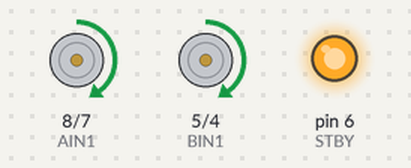
Simulated run of this sketch. Board: Arduino Uno, built with avr-gcc and run on an emulated ATmega328P. On the bench: motor-driver pin pairs drawn as motors (green arrow = first pin HIGH = forward, orange = second pin HIGH = backward, longer = more drive, scaled by the enable pin, stopped while the standby pin is LOW), output pins drawn as LEDs (lit = HIGH). What the sketch prints to the serial monitor is not drawn.

Above: at 3.0 s.
At 5.0 s:
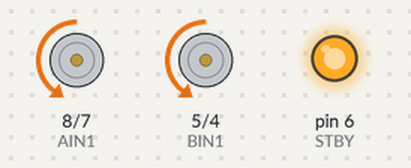
At 7.0 s:
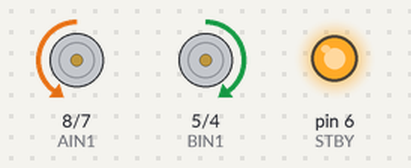
At 12.5 s:
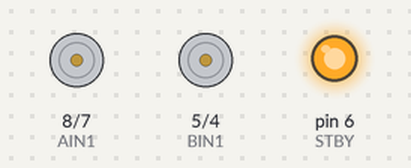
Timing chart, 0 to 18.9 s (numbered marks = the images above):
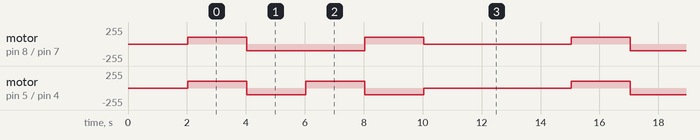

Measured:
- by itself, motor on pin 8 (AIN1) / pin 7 (AIN2): repeats every 13.0 s: backward 100/255 4.0 s, forward 100/255 2.0 s, stopped 5.0 s, forward 100/255 2.0 s
- by itself, motor on pin 5 (BIN1) / pin 4 (BIN2): repeats every 13.0 s: backward 100/255 2.0 s, forward 100/255 2.0 s, backward 100/255 2.0 s, stopped 5.0 s, forward 100/255 2.0 s

The sketch:

motor_test.ino
```cpp
// ===================================================
//  MOTOR FUNCTION TESTER for TB6612FNG
// ===================================================


const uint8_t PWMA = 9;    // Left motor speed (PWM)
const uint8_t AIN1 = 8;
const uint8_t AIN2 = 7;


const uint8_t PWMB = 3;    // Right motor speed (PWM)
const uint8_t BIN1 = 5;
const uint8_t BIN2 = 4;


const uint8_t STBY = 6;    // Standby pin (must be HIGH)


// ---------------- Motor Helper ----------------
inline uint8_t clampPWM(int v){ return (uint8_t)constrain(v,0,255); }


void leftMotorForward(uint8_t pwm){ digitalWrite(AIN1, HIGH); digitalWrite(AIN2, LOW); analogWrite(PWMA, clampPWM(pwm)); }
void leftMotorBackward(uint8_t pwm){ digitalWrite(AIN1, LOW); digitalWrite(AIN2, HIGH); analogWrite(PWMA, clampPWM(pwm)); }
void leftMotorStop(){ digitalWrite(AIN1, LOW); digitalWrite(AIN2, LOW); analogWrite(PWMA, 0); }


void rightMotorForward(uint8_t pwm){ digitalWrite(BIN1, HIGH); digitalWrite(BIN2, LOW); analogWrite(PWMB, clampPWM(pwm)); }
void rightMotorBackward(uint8_t pwm){ digitalWrite(BIN1, LOW); digitalWrite(BIN2, HIGH); analogWrite(PWMB, clampPWM(pwm)); }
void rightMotorStop(){ digitalWrite(BIN1, LOW); digitalWrite(BIN2, LOW); analogWrite(PWMB, 0); }


void motorsBrake(){
  digitalWrite(AIN1, LOW); digitalWrite(AIN2, LOW);
  digitalWrite(BIN1, LOW); digitalWrite(BIN2, LOW);
  analogWrite(PWMA, 0); analogWrite(PWMB, 0);
}


// Match your main wiring (backward == forward motion)
void motorsForward(uint8_t leftPWM, uint8_t rightPWM){
  leftMotorForward(leftPWM);
  rightMotorForward(rightPWM);
}
void motorsBackward(uint8_t leftPWM, uint8_t rightPWM){
  leftMotorBackward(leftPWM);
  rightMotorBackward(rightPWM);
}
void pivotLeft(uint8_t leftPWM, uint8_t rightPWM){
  leftMotorBackward(leftPWM);
  rightMotorForward(rightPWM);
}
void pivotRight(uint8_t leftPWM, uint8_t rightPWM){
  leftMotorForward(leftPWM);
  rightMotorBackward(rightPWM);
}


// ---------------- SETUP ----------------
void setup() {
  Serial.begin(9600);
  pinMode(PWMA, OUTPUT); pinMode(AIN1, OUTPUT); pinMode(AIN2, OUTPUT);
  pinMode(PWMB, OUTPUT); pinMode(BIN1, OUTPUT); pinMode(BIN2, OUTPUT);
  pinMode(STBY, OUTPUT);
  digitalWrite(STBY, HIGH);
  motorsBrake();


  Serial.println("=== MOTOR FUNCTION TEST ===");
  Serial.println("Sequence: Forward -> Backward -> Pivot Left -> Pivot Right -> Brake");
  delay(2000);
}


// ---------------- LOOP ----------------
void loop() {
  uint8_t testPWM = 100; // Adjust if needed


  Serial.println("FORWARD...");
  motorsForward(testPWM, testPWM);
  delay(2000);


  Serial.println("BACKWARD...");
  motorsBackward(testPWM, testPWM);
  delay(2000);


  Serial.println("PIVOT LEFT...");
  pivotLeft(testPWM, testPWM);
  delay(2000);


  Serial.println("PIVOT RIGHT...");
  pivotRight(testPWM, testPWM);
  delay(2000);


  Serial.println("BRAKE...");
  motorsBrake();
  delay(2000);


  Serial.println("Cycle complete — repeating...");
  delay(3000);
}
```
